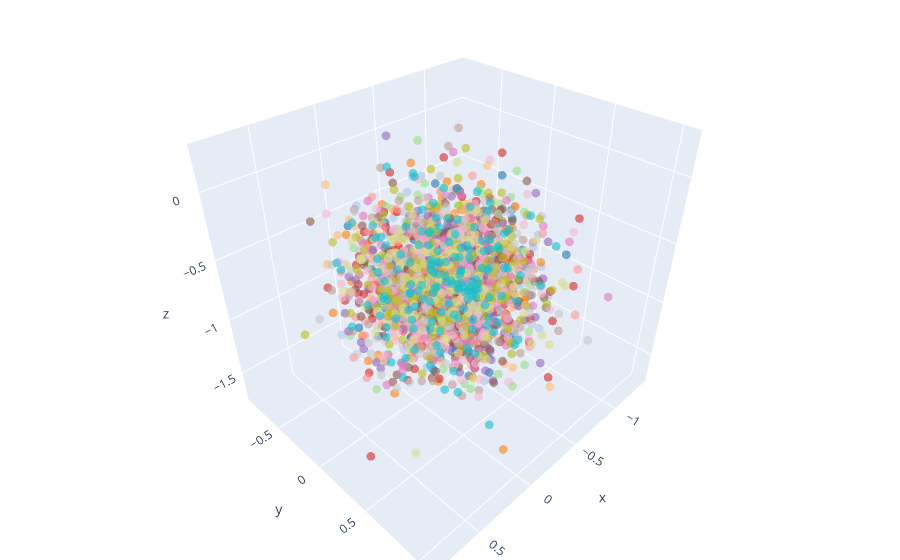

The cell this chart's notebook holds for it:
### Markdown cell above
Test the point cloud viz inside a notebook:

### Code cell
tokens = torch.rand((16,32,152))
show_pca_point_cloud(tokens)

### Figure 1 — Plotly figure (JSON) as saved in the notebook; plotly's stock layout.template omitted (floating-point values rounded to 4 significant figures; data arrays with more than 128 entries replaced by an {"elided": "..."} marker saying what was removed)
{"data": [{"marker": {"color": {"elided": "2432x3 int values"}, "opacity": 0.6, "size": 3}, "mode": "markers", "type": "scatter3d", "x": {"elided": "2432 float values"}, "y": {"elided": "2432 float values"}, "z": {"elided": "2432 float values"}}], "layout": {"margin": {"b": 0, "l": 0, "r": 0, "t": 0}}}
